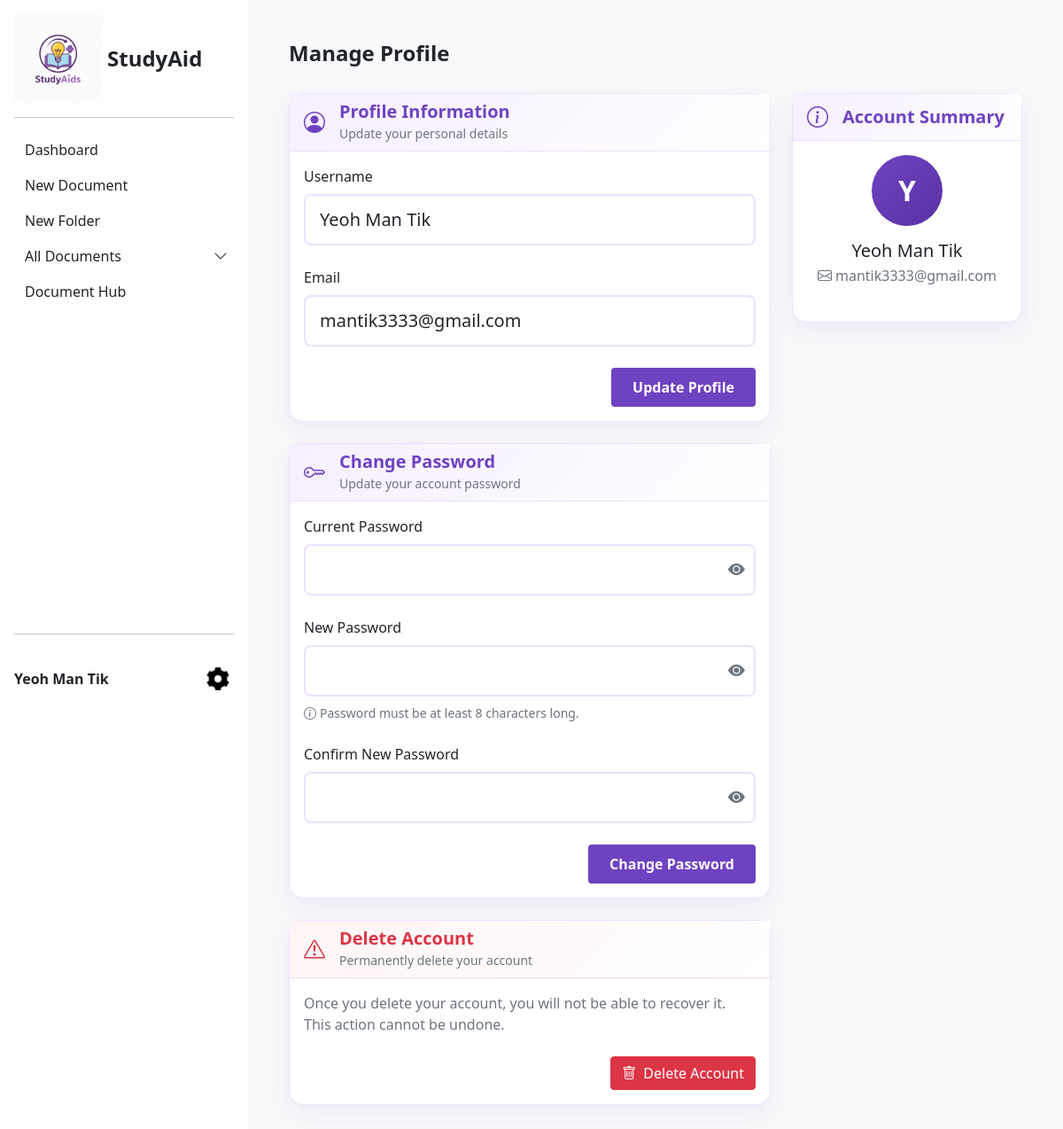
/user/profile (signed in), run on the app's committed database.
### tables this page shows
CREATE TABLE `user` (
  `userID` int(11) NOT NULL,
  `email` varchar(255) NOT NULL,
  `password` varchar(255) NOT NULL,
  `username` varchar(255) NOT NULL,
  `profilePic` varchar(255) DEFAULT NULL,
  `isActive` enum('TRUE','FALSE') NOT NULL DEFAULT 'TRUE'
);

### app/controllers/userController.php (called while the page is built, shortened)
<?php
class UserController {
    private $userModel;
    public function __construct() {
        $this->userModel = new UserModel();
    }
    public function getUserInfo(){
        $userId = (int)$_SESSION['user_id'];
        $user = $this->userModel->getUserById($userId);
        return $user;
    }
    public function profile() {
        $user = $this->getUserInfo();
        require_once 'app/views/profileView.php';
    }
}

### app/models/userModel.php (called while the page is built, shortened)
<?php
class UserModel {
    private $db;
    public function __construct() {
        $this->db = new Database();
    }
    public function getUserById($userId){
        $conn = $this->db->connect();
        $query = "SELECT * FROM user WHERE userID = :userId";
        $stmt = $conn->prepare($query);
        $stmt->bindParam(':userId', $userId);
        $stmt->execute();
        return $stmt->fetch(\PDO::FETCH_ASSOC);
    }
}

### app/views/profileView.php (the view, shortened to what this page needs)
<!DOCTYPE html>
<html lang="en">
<head>
    <link href="https://cdn.jsdelivr.net/npm/bootstrap@5.0.2/dist/css/bootstrap.min.css" rel="stylesheet">
    <link rel="stylesheet" href="<?= CSS_PATH ?>style.css">
    <link rel="stylesheet" href="https://cdn.jsdelivr.net/npm/bootstrap-icons@1.11.3/font/bootstrap-icons.css">
</head>
<body class="d-flex flex-column min-vh-100">
    <div class="d-flex flex-grow-1">
        <?php include VIEW_SIDEBAR; ?>
        <main class="flex-grow-1 p-3" style="background-color: #f8f9fa;">
            <div class="container-fluid upload-container">
                <h3 style="color: #212529; font-size: 1.5rem; font-weight: 600; margin-bottom: 30px;">Manage Profile</h3>
            <div class="row g-4">
                    <div class="col-lg-8">
                        <div class="card mb-4">
                            <div class="card-header d-flex align-items-center" style="background: linear-gradient(135deg, #f6efff, #ffffff); border-bottom: 1px solid var(--sa-card-border);">
                                <i class="bi bi-person-circle me-3" style="font-size: 1.5rem; color: #6f42c1;"></i>
                                <div class="flex-grow-1">
                                    <h5 class="mb-0" style="color: #6f42c1; font-weight: 600;">Profile Information</h5>
                                    <small class="text-muted">Update your personal details</small>
                                </div>
                            </div>
                            <div class="card-body">
                                <form id="profileForm" action="<?= BASE_PATH ?>user/updateProfile" method="POST">
                                    <div class="mb-4">
                                        <label for="username" class="form-label fw-semibold">Username</label>
                                        <input type="text" class="form-control form-control-lg" id="username" name="username"
                                               value="<?= htmlspecialchars($user['username'] ?? '') ?>" required>
                                    </div>
                                    <div class="mb-4">
                                        <label for="email" class="form-label fw-semibold">Email</label>
                                        <input type="email" class="form-control form-control-lg" id="email" name="email"
                                               value="<?= htmlspecialchars($user['email'] ?? '') ?>" required>
                                    </div>
                                    <div class="d-flex justify-content-end">
                                        <button type="submit" class="btn btn-primary" style="background-color: #6f42c1; border: none; padding: 10px 24px; font-weight: 600;">Update Profile</button>
                                    </div>
                                </form>
                            </div>
                        </div>
                        <div class="card mb-4">
                            <div class="card-header d-flex align-items-center" style="background: linear-gradient(135deg, #f6efff, #ffffff); border-bottom: 1px solid var(--sa-card-border);">
                                <i class="bi bi-key me-3" style="font-size: 1.5rem; color: #6f42c1;"></i>
                                <div class="flex-grow-1">
                                    <h5 class="mb-0" style="color: #6f42c1; font-weight: 600;">Change Password</h5>
                                    <small class="text-muted">Update your account password</small>
                                </div>
                            </div>
                            <div class="card-body">
                                <form id="passwordForm" action="<?= BASE_PATH ?>user/changePassword" method="POST">
                                    <div class="mb-4">
                                        <label for="currentPassword" class="form-label fw-semibold">Current Password</label>
                                        <div class="password-toggle">
                                        <input type="password" class="form-control form-control-lg" id="currentPassword" name="currentPassword" required>
                                            <button type="button" class="password-toggle-btn" onclick="toggleCurrentPassword()">
                                                <i class="bi bi-eye-fill" id="toggleCurrentPasswordIcon"></i>
                                            </button>
                                        </div>
                                    </div>
                                    <div class="mb-4">
                                        <label for="newPassword" class="form-label fw-semibold">New Password</label>
                                        <div class="password-toggle">
                                        <input type="password" class="form-control form-control-lg" id="newPassword" name="newPassword" required>
                                            <button type="button" class="password-toggle-btn" onclick="toggleNewPassword()">
                                                <i class="bi bi-eye-fill" id="toggleNewPasswordIcon"></i>
                                            </button>
                                        </div>
                                        <div class="form-text mt-2"><i class="bi bi-info-circle me-1"></i>Password must be at least 8 characters long.</div>
                                    </div>
                                    <div class="mb-4">
                                        <label for="confirmPassword" class="form-label fw-semibold">Confirm New Password</label>
                                        <div class="password-toggle">
                                        <input type="password" class="form-control form-control-lg" id="confirmPassword" name="confirmPassword" required>
                                            <button type="button" class="password-toggle-btn" onclick="toggleConfirmPassword()">
                                                <i class="bi bi-eye-fill" id="toggleConfirmPasswordIcon"></i>
                                            </button>
                                        </div>
                                    </div>
                                    <div class="d-flex justify-content-end">
                                        <button type="submit" class="btn btn-primary" style="background-color: #6f42c1; border: none; padding: 10px 24px; font-weight: 600;">Change Password</button>
                                    </div>
                                </form>
                            </div>
                        </div>
                        <div class="card">
                            <div class="card-header d-flex align-items-center" style="background: linear-gradient(135deg, #fff5f5, #ffffff); border-bottom: 1px solid #f8d7da;">
                                <i class="bi bi-exclamation-triangle me-3" style="font-size: 1.5rem; color: #dc3545;"></i>
                                <div class="flex-grow-1">
                                    <h5 class="mb-0" style="color: #dc3545; font-weight: 600;">Delete Account</h5>
                                    <small class="text-muted">Permanently delete your account</small>
                                </div>
                            </div>
                            <div class="card-body">
                                <p class="text-muted mb-4">Once you delete your account, you will not be able to recover it. This action cannot be undone.</p>
                                <div class="d-flex justify-content-end">
                                    <button type="button" class="btn btn-danger" data-bs-toggle="modal" data-bs-target="#deleteAccountModal">
                                        <i class="bi bi-trash me-2"></i>Delete Account
                                    </button>
                                </div>
                            </div>
                        </div>
                    </div>
                    <div class="col-lg-4">
                        <div class="card">
                            <div class="card-header d-flex align-items-center" style="background: linear-gradient(135deg, #f6efff, #ffffff); border-bottom: 1px solid var(--sa-card-border);">
                                <i class="bi bi-info-circle me-3" style="font-size: 1.5rem; color: #6f42c1;"></i>
                                <div class="flex-grow-1">
                                    <h5 class="mb-0" style="color: #6f42c1; font-weight: 600;">Account Summary</h5>
                                </div>
                            </div>
                            <div class="card-body text-center">
                                <div class="mb-4">
                                    <div class="mb-3" style="width: 80px; height: 80px; margin: 0 auto; background: linear-gradient(135deg, #6f42c1, #5a32a3); border-radius: 50%; display: flex; align-items: center; justify-content: center; color: white; font-size: 2rem; font-weight: 600;">
                                        <?= strtoupper(substr(htmlspecialchars($user['username'] ?? 'U'), 0, 1)) ?>
                                    </div>
                                    <h5 class="mb-1"><?= htmlspecialchars($user['username'] ?? 'Username') ?></h5>
                                    <p class="text-muted mb-0"><i class="bi bi-envelope me-1"></i><?= htmlspecialchars($user['email'] ?? 'email@example.com') ?></p>
                                </div>
                            </div>
                        </div>
                    </div>
                </div>
            </div>
        </main>
    </div>
</body>
</html>

### app/views/sidebar.php (shortened to what this page needs)
<?php
$current_url = $_GET['url'] ?? 'user/dashboard';
$isDocumentsActive = ($current_url === URL_DISPLAY_LEARNING_MATERIALS || isset($_GET['folder_id']));
function isActive($link_url, $current_url)
{
  $link_param = null;
  $parts = parse_url($link_url);
  if (isset($parts['query'])) {
    parse_str($parts['query'], $query_params);
    if (isset($query_params['url'])) {
      $link_param = $query_params['url'];
    }
  }
  return ($link_param === $current_url) ? 'active' : '';
}
?>
<link rel="stylesheet" href="https://cdn.jsdelivr.net/npm/bootstrap-icons@1.11.3/font/bootstrap-icons.css">
<div class="sidebar-wrapper d-flex flex-column flex-shrink-0 p-3 text-dark bg-white">
  <a href="<?= DASHBOARD ?>" class="d-flex align-items-center mb-3 mb-md-0 me-md-auto text-dark text-decoration-none">
    <div class="logo-box"><img src="<?= IMG_LOGO ?>" alt="StudyAids Logo"></div>
    <strong class="fs-4">StudyAid</strong>
  </a>
  <hr>
  <ul class="nav nav-pills flex-column mb-auto sidebar-nav">
    <li class="sidebarlist <?php echo isActive(URL_DASHBOARD, $current_url); ?>">
      <a href="<?= DASHBOARD ?>" class="nav-link text-dark <?php echo isActive(URL_DASHBOARD, $current_url); ?>" aria-current="page">
        Dashboard
      </a>
    </li>
    <li class="sidebarlist <?php echo isActive(URL_NEW_DOCUMENT, $current_url); ?>">
      <a href="<?= NEW_DOCUMENT ?>" class="nav-link text-dark <?php echo isActive(URL_NEW_DOCUMENT, $current_url); ?>">
        New Document
      </a>
    </li>
    <li class="sidebarlist <?php echo isActive(URL_NEW_FOLDER, $current_url); ?>">
      <a href="<?= NEW_FOLDER ?>" class="nav-link text-dark <?php echo isActive(URL_NEW_FOLDER, $current_url); ?>">
        New Folder
      </a>
    </li>
    <li class="sidebarlist">
      <div class="d-flex justify-content-between align-items-center w-100">
        <a href="<?= DISPLAY_LEARNING_MATERIALS ?>" class="nav-link text-dark flex-grow-1 <?php echo $isDocumentsActive ? 'active' : ''; ?>" id="allDocumentsLink">
          All Documents
        </a>
        <button class="nav-link text-dark border-0 bg-transparent p-0 ms-2"
                type="button"
                data-bs-toggle="collapse"
                data-bs-target="#document-collapse"
                aria-expanded="<?= $isDocumentsActive ? 'true' : 'false'; ?>"
                style="width: auto; min-width: 30px;">
          <i class="bi bi-chevron-down transition"></i>
        </button>
      </div>
    </li>
    <li class="sidebarlist <?php echo isActive(URL_DOCUMENT_HUB, $current_url); ?>">
      <a href="<?= DOCUMENT_HUB ?>" class="nav-link text-dark <?php echo isActive(URL_DOCUMENT_HUB, $current_url); ?>">
        Document Hub
      </a>
    </li>
  </ul>
  <hr>
  <div class="sidebar-footer">
    <div class="d-flex align-items-center">
      <strong><?= $user['username']?></strong>
      <div class="dropup ms-auto">
        <button class="btn btn-toggle" type="button" id="settingsDropdown" data-bs-toggle="dropdown" aria-expanded="false" style="border: none; background: none; padding: 0;">
          <img src="<?= IMG_SETTING ?>" alt="settings" width="28" height="28">
        </button>
      </div>
    </div>
  </div>
</div>

### app/views/profileView.php (style rules this page uses)
:root { --sa-primary: #6f42c1; --sa-primary-dark: #593093; --sa-accent: #e7d5ff; --sa-accent-strong: #d4b5ff; --sa-muted: #6c757d; --sa-card-border: #ede1ff; }
.card { border: 1px solid var(--sa-card-border); border-radius: 16px; box-shadow: 0 8px 24px rgba(111, 66, 193, 0.08); }
.upload-container { background-color: #f8f9fa; padding: 30px; }
.password-toggle { position: relative; }
.password-toggle-btn { position: absolute; right: 12px; top: 50%; transform: translateY(-50%); background: none; border: none; color: #6C757D; cursor: pointer; padding: 0; font-size: 1.2rem; display: flex; align-items: center; justify-content: center; z-index: 10; }
.password-toggle .form-control { padding-right: 40px; }
.form-control-lg { border: 2px solid var(--sa-card-border); border-radius: 8px; padding: 0.75rem 1rem; }

### app/views/sidebar.php (style rules this page uses)
.sidebar-wrapper { width: 280px; height: 100vh; position: fixed; top: 0; left: 0; z-index: 1000; overflow: hidden; display: flex; flex-direction: column; }
body > .d-flex.flex-grow-1 > main, body > .d-flex > main { margin-left: 280px; width: calc(100% - 280px); min-width: 0; }
body { overflow-x: hidden; }
.logo-box { background-color: #00000000; display: inline-flex; align-items: center; justify-content: center; margin-right: 5px; font-size: 14px; }
.logo-box img { width: 100px; height: 100px; object-fit: contain; }
.sidebar-nav { flex: 1; overflow: visible; }
.nav-link { cursor: pointer; border-radius: 6px; padding: 8px 12px; }
.bi-chevron-down { transition: transform 0.3s ease; }
.sidebar-footer { margin-top: auto; padding-top: 1rem; }
.sidebar-footer .d-flex { padding: 0; }
.btn-toggle { border-radius: 8px; transition: all 0.2s; padding: 4px !important; }

### data on the page
user: username "Yeoh Man Tik", email "mantik3333@gmail.com", username "Y"
